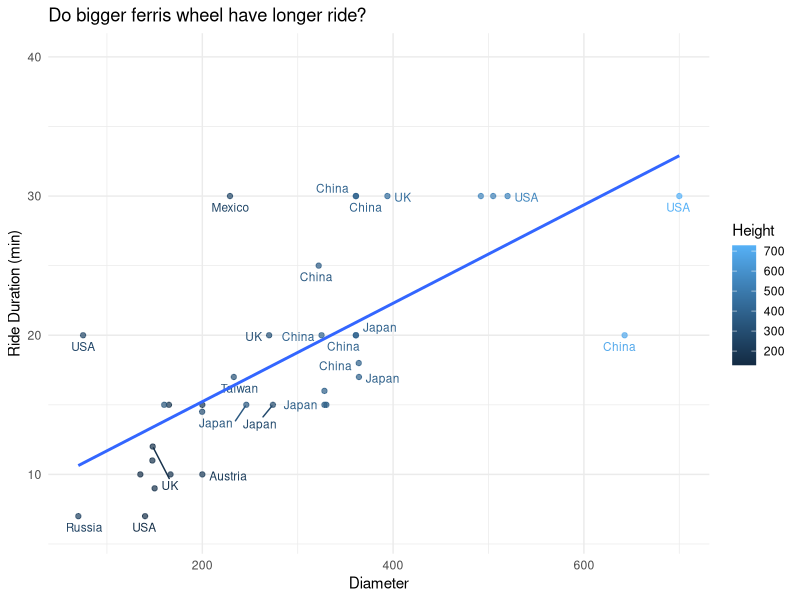

Generate this figure with R:
## ---- chunk 1
library(readr)
library(tidyverse)
library(ggrepel)
wheels <- read_csv("./wheels.csv")
## ---- chunk 2
str(wheels)
# do dimentions of a wheel associates with ride time?

wheels %>%
  ggplot(aes(x = diameter, color = height, y = ride_duration_minutes)) +
  geom_point(alpha=0.7)+
  geom_text_repel(aes(label = country), vjust = -0.5, size = 3, max.overlaps = 4)+
  geom_smooth(method = "lm",se=FALSE)+
  theme_minimal()+
  labs(x="Diameter",y="Ride Duration (min)",color="Height", title="Do bigger ferris wheel have longer ride?")

